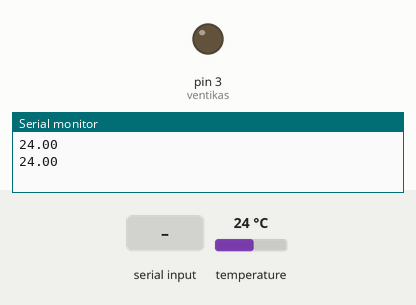
This sketch was run on a simulated Arduino Uno, built with avr-gcc and run on an emulated ATmega328P. Shown: output pins drawn as LEDs (lit = HIGH), the last lines printed to the serial monitor. Inputs (shaded band) come from the test bench; at power-on: temperature 24 °C.

Above: at 1.9 s.
2.0 s: "A" received over Serial
At 3.0 s:
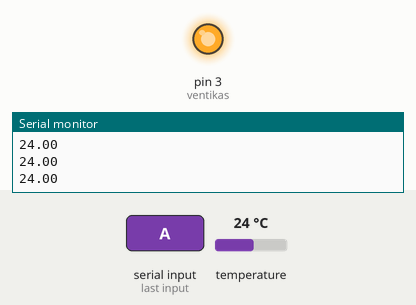
7.1 s: "B" received over Serial
At 8.9 s:
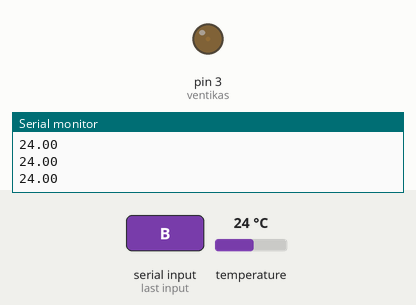
Timing chart, 0 to 10.2 s (numbered marks = the images above; inputs shaded):
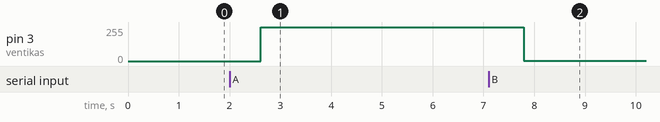

Measured:
- after the input at 2.0 s, pin 3 (ventikas): 0/255 → 255/255 after 0.61 s
- after the input at 7.1 s, pin 3 (ventikas): 255/255 → 1/255 after 0.70 s

The sketch:

projekt_loplik.ino
```cpp
#include <OneWire.h>
#include <DallasTemperature.h>

#define ONE_WIRE_BUS 7

OneWire oneWire(ONE_WIRE_BUS);

DallasTemperature sensors(&oneWire);
int ventikas = 3;
float T = 25;
float Celcius=0;
int sisendBait;

void setup(void){
  Serial.begin(9600);
  sensors.begin();
}

void loop(void){
  sensors.requestTemperatures();
  Celcius = sensors.getTempCByIndex(0);
  Serial.println(Celcius);
  delay(100);
  if(Serial.available()>0){
    sisendBait = Serial.read();
    if(sisendBait == 'A'){
      T = 23.5;
    } else if(sisendBait == 'B'){
      T = 24;
    } else if(sisendBait == 'C'){
      T = 24.5;
    } else if(sisendBait == 'D'){
      T = 25;
    } else if(sisendBait == 'E'){
      T = 25.5;
    } else if(sisendBait == 'F'){
      T = 26;
    }

    if (Celcius > T){
      analogWrite (ventikas,255);
    } else {
      analogWrite (ventikas,1);
    }
  }
}
```
